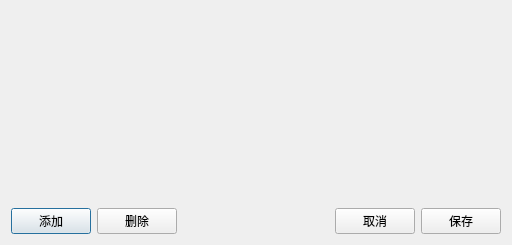
<?xml version="1.0" encoding="UTF-8"?>
<ui version="4.0">
 <class>AppraiserDialog</class>
 <widget class="QDialog" name="AppraiserDialog">
  <property name="geometry">
   <rect>
    <x>0</x>
    <y>0</y>
    <width>512</width>
    <height>245</height>
   </rect>
  </property>
  <property name="windowTitle">
   <string>录入鉴定人信息</string>
  </property>
  <layout class="QVBoxLayout" name="verticalLayout_2">
   <item>
    <layout class="QVBoxLayout" name="verticalLayout">
     <item>
      <widget class="CAppraiserTable" name="widget" native="true"/>
     </item>
     <item>
      <layout class="QHBoxLayout" name="horizontalLayout">
       <item>
        <widget class="QPushButton" name="BtnAdd">
         <property name="text">
          <string>添加</string>
         </property>
        </widget>
       </item>
       <item>
        <widget class="QPushButton" name="BtnDel">
         <property name="text">
          <string>删除</string>
         </property>
        </widget>
       </item>
       <item>
        <spacer name="horizontalSpacer">
         <property name="orientation">
          <enum>Qt::Horizontal</enum>
         </property>
         <property name="sizeHint" stdset="0">
          <size>
           <width>40</width>
           <height>20</height>
          </size>
         </property>
        </spacer>
       </item>
       <item>
        <widget class="QPushButton" name="BtnCancel">
         <property name="text">
          <string>取消</string>
         </property>
        </widget>
       </item>
       <item>
        <widget class="QPushButton" name="BtnOk">
         <property name="text">
          <string>保存</string>
         </property>
        </widget>
       </item>
      </layout>
     </item>
    </layout>
   </item>
  </layout>
 </widget>
 <layoutdefault spacing="6" margin="11"/>
 <customwidgets>
  <customwidget>
   <class>CAppraiserTable</class>
   <extends>QWidget</extends>
   <header location="global">AppraiserTable.h</header>
   <container>1</container>
  </customwidget>
 </customwidgets>
 <resources/>
 <connections/>
</ui>
